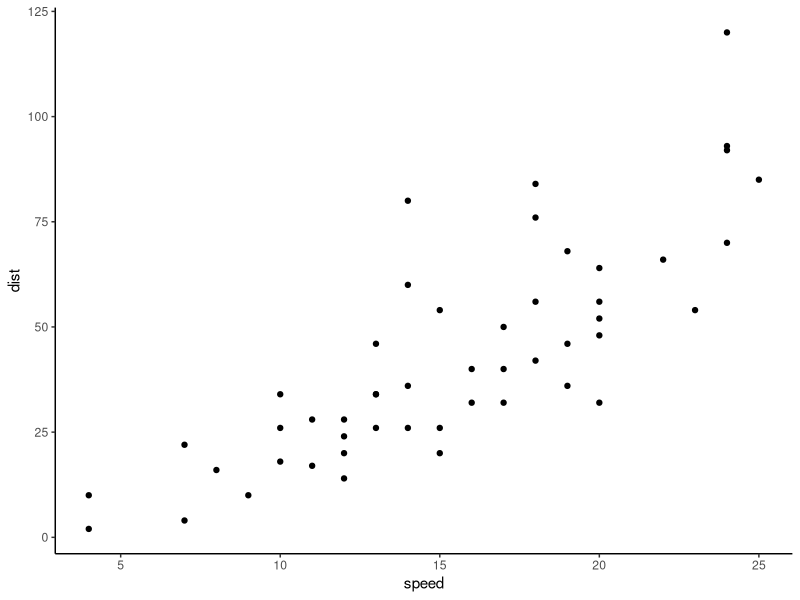
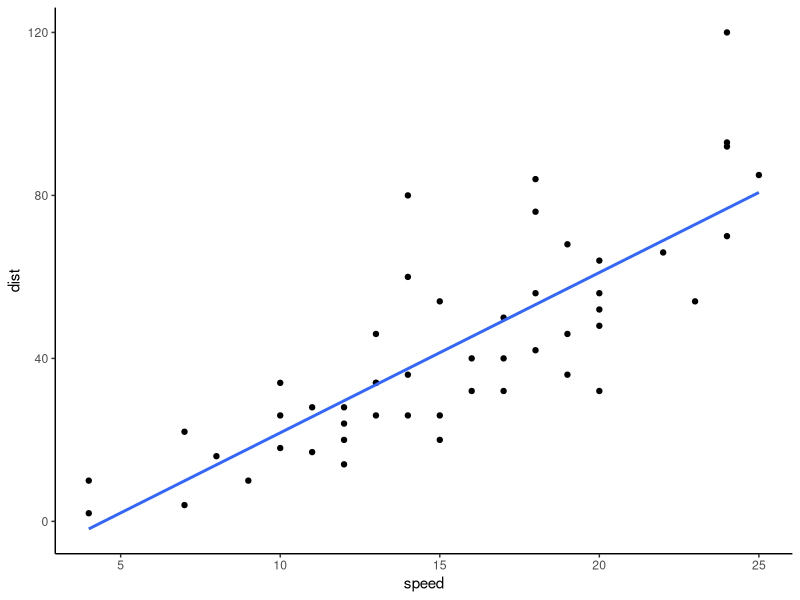
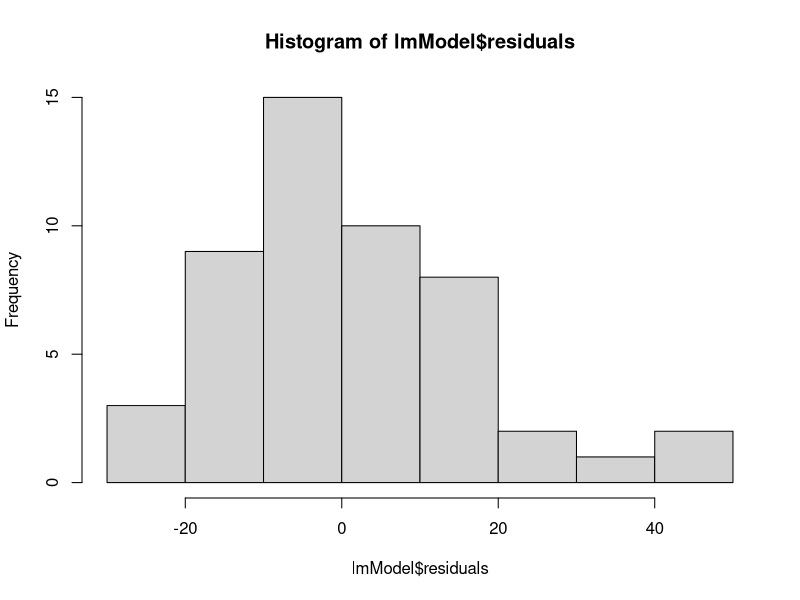

These figures' R source, in order:
# Scott Schumacker
# notes

# Loading libraries
library(tidyverse)
library(lmtest)

# Using cars data set
head(cars, 10)

# Visualizing data
cars %>% 
  ggplot(aes(speed, dist)) +
  geom_point() +
  theme_classic()

# Creating model summary
cars %>% 
  lm(dist ~ speed, data = .) %>% 
  summary()

# Looking at model coefficients
lmModel <- lm(dist ~ speed, data = cars)
lmModel
summary(lmModel)

# Visualizing data
cars %>% 
  ggplot(aes(speed, dist)) +
  geom_point() +
  geom_smooth(method = "lm", se = F) +
  theme_classic()

# Checking normality of residuals
hist(lmModel$residuals)

# Checking for homoscedasticity of residuals
# Ho: Heteroscedasticity is not present
# Ha: Heteroscedasticity is present
bptest(lmModel)

# p-value is above alpha at 0.05. We fail to reject null hypothesis
# model residuals are most likely show homoscedasticity

# Checking for multicollinearity

